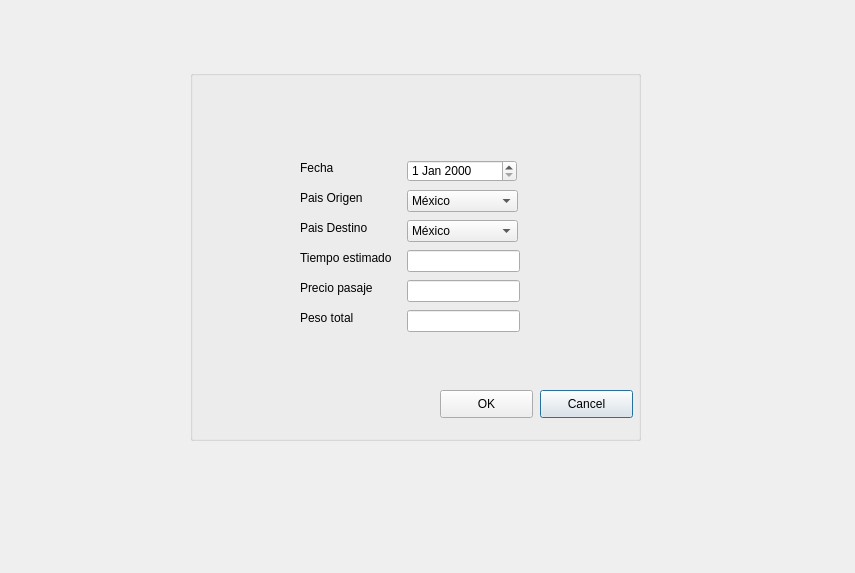
<?xml version="1.0" encoding="UTF-8"?>
<ui version="4.0">
 <class>registrarViaje</class>
 <widget class="QDialog" name="registrarViaje">
  <property name="geometry">
   <rect>
    <x>0</x>
    <y>0</y>
    <width>855</width>
    <height>573</height>
   </rect>
  </property>
  <property name="windowTitle">
   <string>Registrar Viaje</string>
  </property>
  <widget class="QGroupBox" name="groupBox">
   <property name="geometry">
    <rect>
     <x>190</x>
     <y>70</y>
     <width>451</width>
     <height>371</height>
    </rect>
   </property>
   <property name="mouseTracking">
    <bool>false</bool>
   </property>
   <property name="title">
    <string/>
   </property>
   <widget class="QLabel" name="label">
    <property name="geometry">
     <rect>
      <x>110</x>
      <y>90</y>
      <width>55</width>
      <height>16</height>
     </rect>
    </property>
    <property name="text">
     <string>Fecha</string>
    </property>
   </widget>
   <widget class="QLineEdit" name="txtTiempoEstimado">
    <property name="geometry">
     <rect>
      <x>217</x>
      <y>180</y>
      <width>113</width>
      <height>22</height>
     </rect>
    </property>
    <property name="text">
     <string/>
    </property>
    <property name="maxLength">
     <number>8</number>
    </property>
   </widget>
   <widget class="QLineEdit" name="txtPrecioPasaje">
    <property name="geometry">
     <rect>
      <x>217</x>
      <y>210</y>
      <width>113</width>
      <height>22</height>
     </rect>
    </property>
    <property name="text">
     <string/>
    </property>
    <property name="maxLength">
     <number>3</number>
    </property>
   </widget>
   <widget class="QLabel" name="label_4">
    <property name="geometry">
     <rect>
      <x>110</x>
      <y>180</y>
      <width>101</width>
      <height>16</height>
     </rect>
    </property>
    <property name="text">
     <string>Tiempo estimado</string>
    </property>
   </widget>
   <widget class="QLabel" name="label_2">
    <property name="geometry">
     <rect>
      <x>110</x>
      <y>120</y>
      <width>91</width>
      <height>16</height>
     </rect>
    </property>
    <property name="text">
     <string>Pais Origen</string>
    </property>
   </widget>
   <widget class="QLabel" name="label_5">
    <property name="geometry">
     <rect>
      <x>110</x>
      <y>210</y>
      <width>91</width>
      <height>16</height>
     </rect>
    </property>
    <property name="text">
     <string>Precio pasaje</string>
    </property>
   </widget>
   <widget class="QPushButton" name="cmdCancel">
    <property name="geometry">
     <rect>
      <x>350</x>
      <y>320</y>
      <width>93</width>
      <height>28</height>
     </rect>
    </property>
    <property name="text">
     <string>Cancel</string>
    </property>
   </widget>
   <widget class="QPushButton" name="cmdOk">
    <property name="geometry">
     <rect>
      <x>250</x>
      <y>320</y>
      <width>93</width>
      <height>28</height>
     </rect>
    </property>
    <property name="text">
     <string>OK</string>
    </property>
   </widget>
   <widget class="QDateEdit" name="SelectFecha">
    <property name="geometry">
     <rect>
      <x>217</x>
      <y>90</y>
      <width>110</width>
      <height>22</height>
     </rect>
    </property>
    <property name="maximumDate">
     <date>
      <year>2021</year>
      <month>12</month>
      <day>31</day>
     </date>
    </property>
   </widget>
   <widget class="QLabel" name="label_3">
    <property name="geometry">
     <rect>
      <x>110</x>
      <y>150</y>
      <width>91</width>
      <height>16</height>
     </rect>
    </property>
    <property name="text">
     <string>Pais Destino</string>
    </property>
   </widget>
   <widget class="QComboBox" name="despegableOrigen">
    <property name="geometry">
     <rect>
      <x>217</x>
      <y>120</y>
      <width>111</width>
      <height>22</height>
     </rect>
    </property>
    <item>
     <property name="text">
      <string>México</string>
     </property>
    </item>
    <item>
     <property name="text">
      <string>Argentina</string>
     </property>
    </item>
    <item>
     <property name="text">
      <string>Brasil</string>
     </property>
    </item>
    <item>
     <property name="text">
      <string>Chile</string>
     </property>
    </item>
   </widget>
   <widget class="QComboBox" name="despegableDestino">
    <property name="geometry">
     <rect>
      <x>217</x>
      <y>150</y>
      <width>111</width>
      <height>22</height>
     </rect>
    </property>
    <item>
     <property name="text">
      <string>México</string>
     </property>
    </item>
    <item>
     <property name="text">
      <string>Argentina</string>
     </property>
    </item>
    <item>
     <property name="text">
      <string>Brasil</string>
     </property>
    </item>
    <item>
     <property name="text">
      <string>Chile</string>
     </property>
    </item>
   </widget>
   <widget class="QLineEdit" name="txtPesoTotal">
    <property name="geometry">
     <rect>
      <x>217</x>
      <y>240</y>
      <width>113</width>
      <height>22</height>
     </rect>
    </property>
    <property name="text">
     <string/>
    </property>
    <property name="maxLength">
     <number>3</number>
    </property>
   </widget>
   <widget class="QLabel" name="label_6">
    <property name="geometry">
     <rect>
      <x>110</x>
      <y>240</y>
      <width>91</width>
      <height>16</height>
     </rect>
    </property>
    <property name="text">
     <string>Peso total</string>
    </property>
   </widget>
  </widget>
 </widget>
 <resources/>
 <connections/>
</ui>
